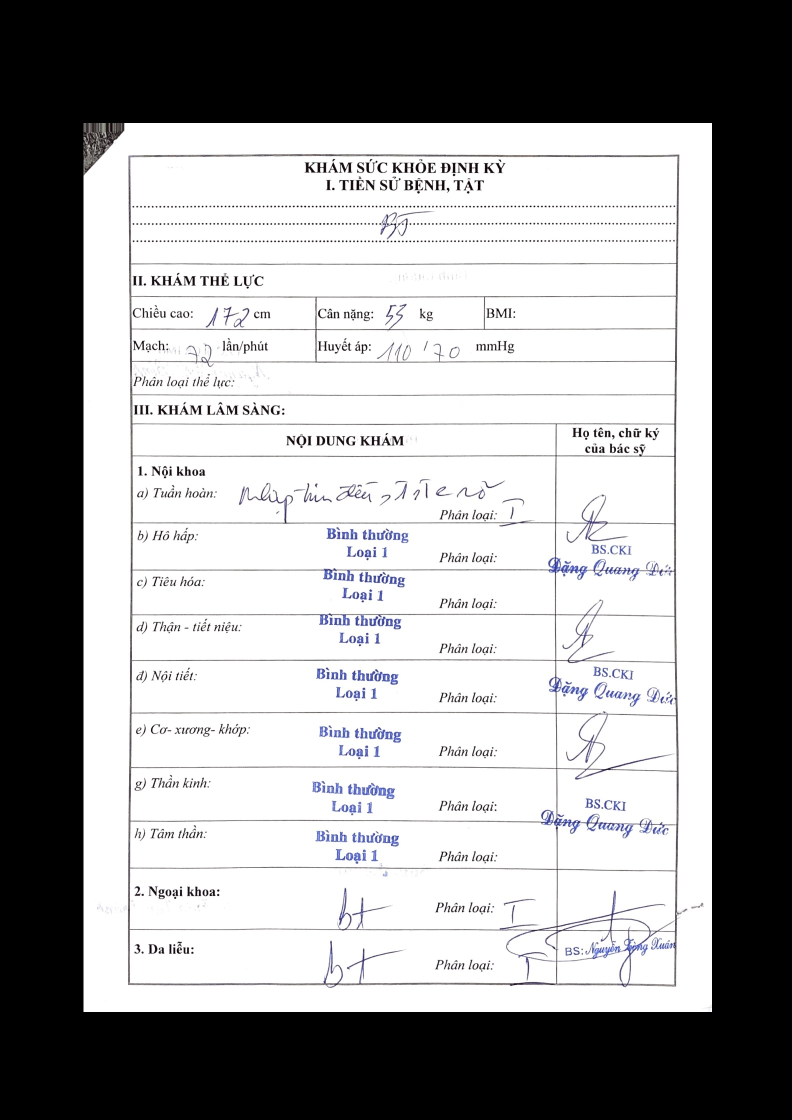
#> input picture resources/images/test/real/easy/scan1_adjusted.jpeg, 1584 x 2240 px (shown at 1/2 size)
$ python -i image_process.py   (imports and definitions only)
#> lines starting #> are read from the running program, lines starting #| are printed output that depends on the picture; after the words box and inside, x2 and y2 are one past the last pixel; in counts of white or black regions, pixels touching at a corner belong together
#> further down, picture is the input picture: shape (2240, 1584, 3); mean B, G, R 154.4, 153.7, 153.8
import cv2
import numpy as np
from ocr.src.doc import filters

# [16 lines left out: functions resize_image, adjust_ratio, not called in this run]

def do_hough_lines(img,rho = 1 , theta = np.pi/180, threshold = 135):
    lines = cv2.HoughLines(img,rho,theta,threshold)
    return lines


# [78 lines left out: functions convert_hough_lines, find_lines, find_intersect, line_intersection, not called in this run]

def det(a, b):
    return a[0] * b[1] - a[1] * b[0]


# [116 lines left out: functions remove_horizontal_lines, remove_vertical_lines, not called in this run]

def remove_horizontal_vertical_lines(image,magnitude_v =.5 ,magnitude_h=.1):
    """ Remove any horizontal and vertical lines
    Args:
        image (np.array) : image to remove
        magnitude (int) : the magnitute for determine line to remove,
            the higher this numberis the is bigger the lines will be remove


    Returns:
        image (np.array) : horizontal,vertical lines removed image
    """
#> called with magnitude_v = 0.5, magnitude_h = 0.1

    img = image.copy()


    # Transform source image to gray if it is not already
    if len(img.shape) != 2:
        gray = cv2.cvtColor(img, cv2.COLOR_BGR2GRAY)
    else:
        gray = img

    # Apply adaptiveThreshold at the bitwise_not of gray, notice the ~ symbol
    gray = cv2.bitwise_not(gray)
    # adaptiveThreshold give a better result than threshold
    bw = cv2.adaptiveThreshold(gray, 255, cv2.ADAPTIVE_THRESH_MEAN_C, \
                                cv2.THRESH_BINARY, 15, -2)
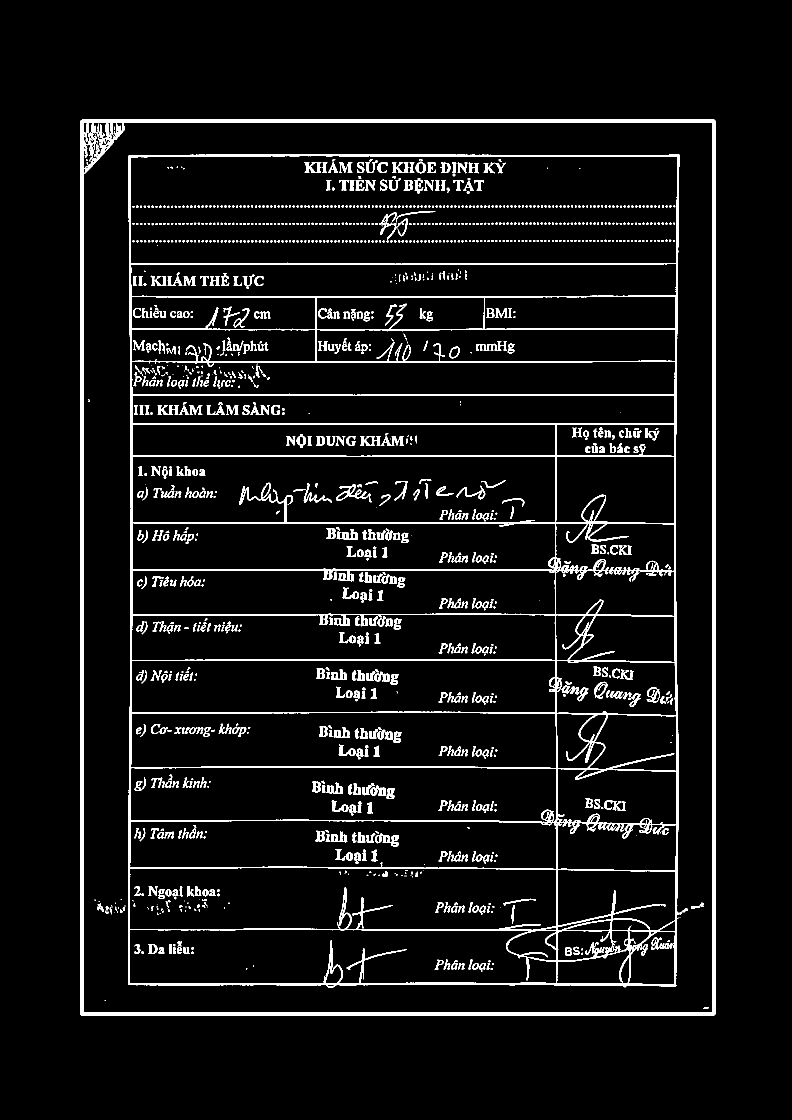
#> bw: shape (2240, 1584) (shown at 1/2 size); 6.1% white; 1367 white regions (736 under 20 px), largest, box (x1, y1, x2, y2) and area: (256, 308, 1376, 1976) 92585, (160, 239, 1431, 2031) 45123, (758, 424, 816, 479) 710

    # [init]
    # Create the images that will use to extract the horizontal and vertical lines
    horizontal = np.copy(bw)
    vertical = np.copy(bw)
    # [init]

    # Specify size on verticales,horizontals line
    # NOTE : MODIFY the int under to get the different result
    cols = horizontal.shape[1]
#> cols = 1584
    rows = vertical.shape[0]
#> rows = 2240
    horizontal_size = int(cols / (1/magnitude_h))
#> horizontal_size = 158
    verticalsize = int(rows / (1/magnitude_v))
#> verticalsize = 1120


    # START VERTICAL REMOVAL
    # Create structure element for extracting horizontal lines through morphology operations
    horizontalStructure = cv2.getStructuringElement(cv2.MORPH_RECT, (horizontal_size, 1))

    # Apply morphology operations
    horizontal = cv2.erode(horizontal, horizontalStructure)
#> horizontal: shape (2240, 1584); 1.3% white; 29 white regions (2 under 20 px), largest, box (x1, y1, x2, y2) and area: (239, 2024, 1353, 2031) 7792, (239, 239, 1353, 246) 7786, (336, 309, 1281, 314) 3074
    horizontal = cv2.dilate(horizontal, horizontalStructure)
#> horizontal: shape (2240, 1584); 1.8% white; 20 white regions, largest, box (x1, y1, x2, y2) and area: (161, 2024, 1432, 2031) 8891, (161, 239, 1432, 246) 8885, (258, 309, 1360, 314) 4016

    # Remove the horizontal line the original image
    horizontal = 1 - horizontal /255
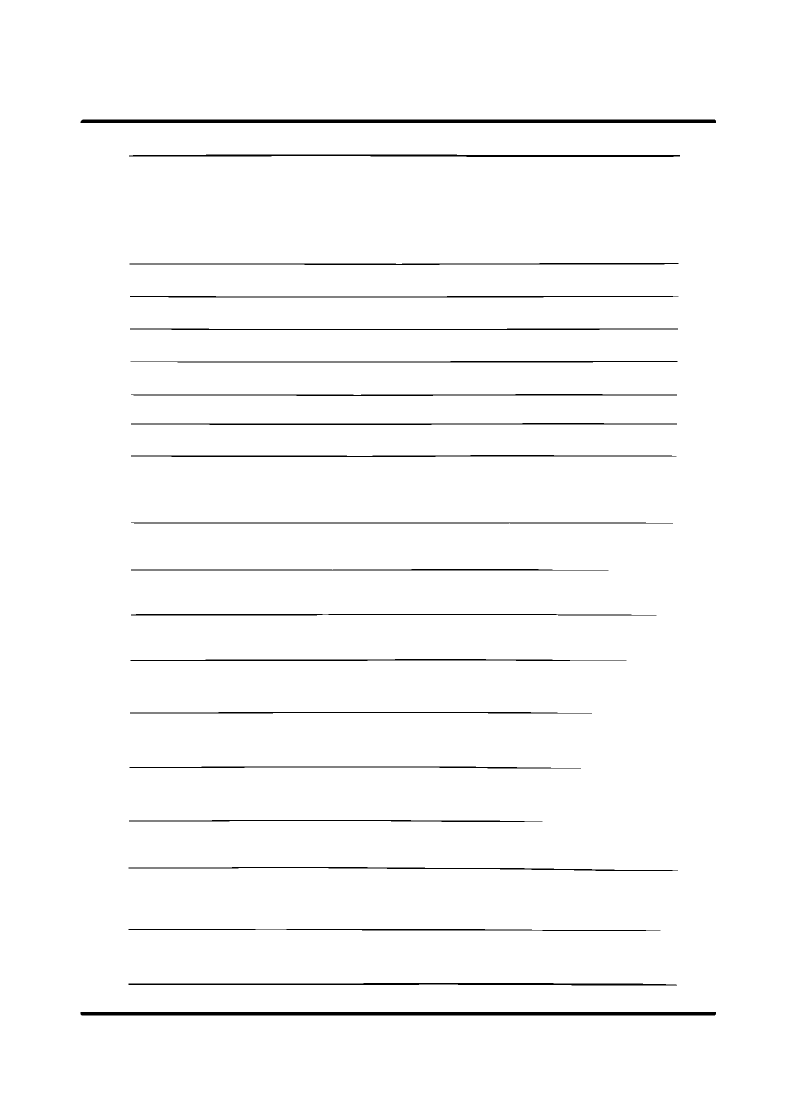
#> horizontal: shape (2240, 1584) float64 (shown at 1/2 size); values 0 (black) and 1 (white), 98.2% white; 20 black regions, largest, box (x1, y1, x2, y2) and area: (161, 2024, 1432, 2031) 8891, (161, 239, 1432, 246) 8885, (258, 309, 1360, 314) 4016
    result = np.multiply(horizontal,gray)
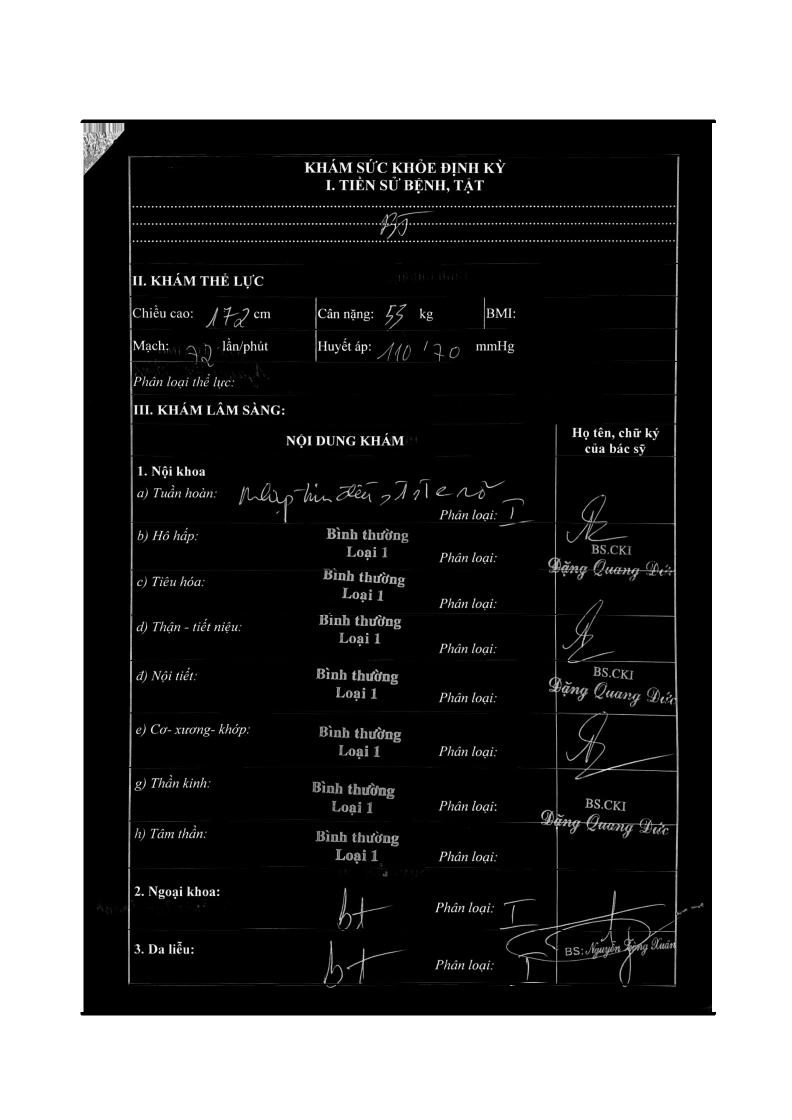
#> result: shape (2240, 1584) float64 (shown at 1/2 size); min 0, max 255, mean 98.5
    # result = 255 - result

    # START HORIZONTAL REMOVAL
    # Create structure element for extracting vertical lines through morphology operations
    verticalStructure = cv2.getStructuringElement(cv2.MORPH_RECT, (1, verticalsize))
#> verticalStructure = 1120 values from 1 to 1

    # Apply morphology operations
    vertical = cv2.erode(vertical, verticalStructure)
#> vertical: shape (2240, 1584); 0.27% white; 2 white regions, box (x1, y1, x2, y2) and area: (1424, 799, 1431, 1472) 4705, (160, 799, 167, 1472) 4699
    vertical = cv2.dilate(vertical, verticalStructure)
#> vertical: shape (2240, 1584); 0.71% white; 2 white regions, box (x1, y1, x2, y2) and area: (1424, 240, 1431, 2032) 12538, (160, 240, 167, 2032) 12532


    # Remove the horizontal line the original image
    vertical = 1 - vertical /255
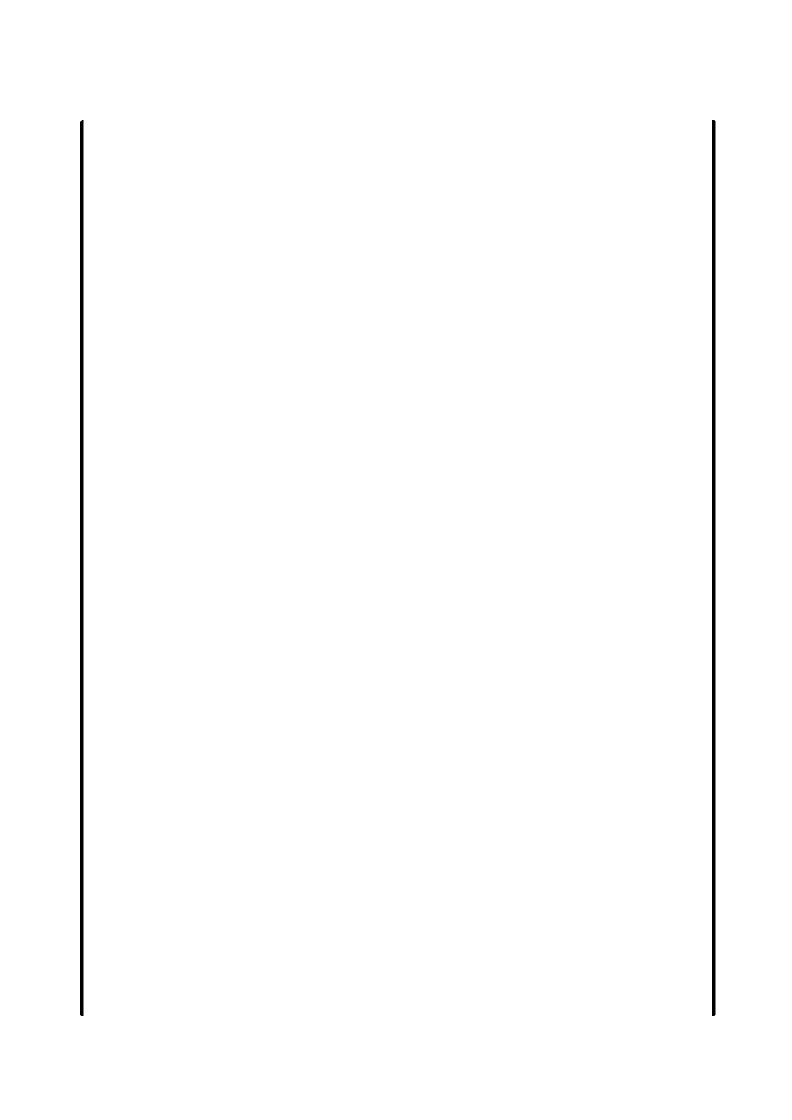
#> vertical: shape (2240, 1584) float64 (shown at 1/2 size); values 0 (black) and 1 (white), 99.3% white; 2 black regions, box (x1, y1, x2, y2) and area: (1424, 240, 1431, 2032) 12538, (160, 240, 167, 2032) 12532
    result1 = np.multiply(vertical,result)
    result1 = 255 - result1
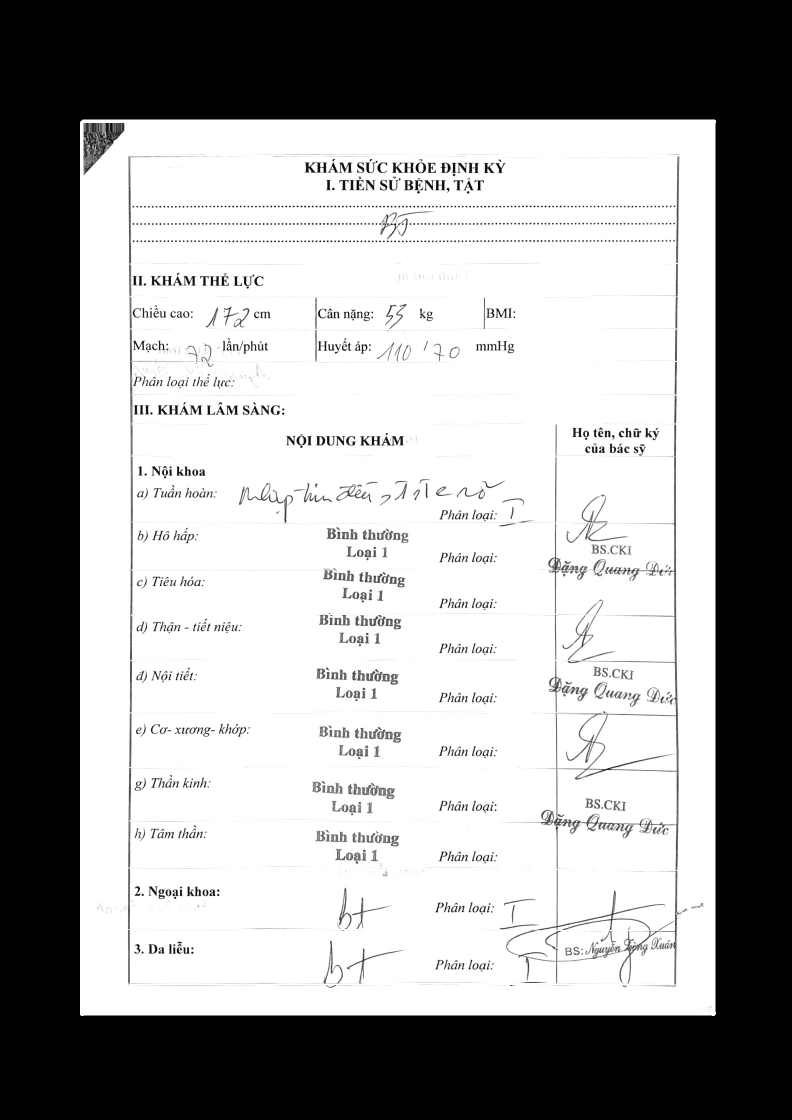
#> result1: shape (2240, 1584) float64 (shown at 1/2 size); min 0, max 255, mean 158.3

    # convert to the original dtype
    result1 = np.uint8(result1)

    return result1

# [41 lines left out: functions preprocess_image, find_document, not called in this run]

>>> import cv2
>>> picture = cv2.imread('../../../resources/images/test/real/easy/scan1_adjusted.jpeg')
>>> result = remove_horizontal_vertical_lines(picture)
